Frame 1 (no input): blank canvas, image omitted
Frame 60 (no input): blank canvas, image omitted
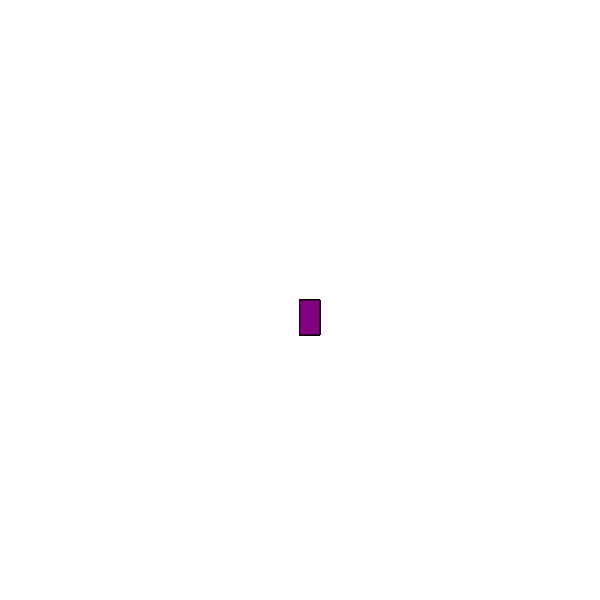
Frame 120 (the mouse pressed at the canvas centre since frame 60)

The p5.js sketch whose frames 1 and 60 were blank and that drew this single picture after the mouse press (run headless with seeded random() and noise() and a simulated clock; from frame 60 on, the mouse is pressed at the canvas centre):

// p5.js sketch
// ── sketch.js
function setup() {
    createCanvas(600,600);
  background ('white');
  }
    
  function draw() {
  
  stroke('black')
    fill('purple')
  
  //console.log(mouseIsPressed);
  
    if(mouseIsPressed){
    rect(mouseX, mouseY, 20, 35);
    }
    
  }
